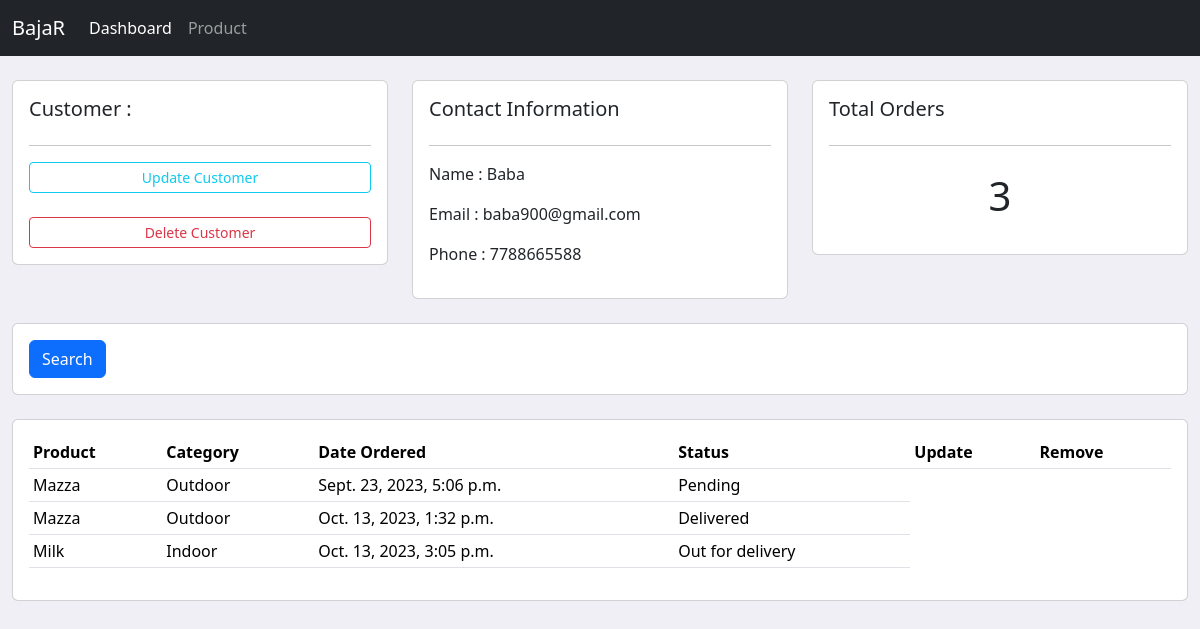
/customer/3/, run on the app's committed database.
### try_3/models.py (models this page shows, shortened)
class Customer(models.Model):
    name=models.CharField(max_length=50,null=True)
    phone=models.CharField(max_length=11,null=True)
    email=models.EmailField()
    date_created=models.DateTimeField(auto_now_add=True,null=True)

class Order(models.Model):
    STATUS=(
        ('Pending','Pending'),
        ('Out for delivery','Out for delivery'),
        ('Delivered','Delivered'),
    )
    customer=models.ForeignKey(Customer,null=True,on_delete=models.SET_NULL)
    product=models.ForeignKey(Product,null=True,on_delete=models.SET_NULL)
    date_created=models.DateTimeField(auto_now_add=True,null=True)
    status=models.CharField(max_length=50,null=True,choices=STATUS)

class Product(models.Model):
    CATEGORY=(
        ('Indoor','Indoor'),
        ('Out Door','Out Door'),
    )
    name=models.CharField(max_length=50,null=True)
    price=models.FloatField()
    category=models.CharField(max_length=50,null=True,blank=CATEGORY)
    description=models.CharField(max_length=200,null=True,blank=True)
    date_created=models.DateTimeField(auto_now_add=True,null=True)
    tags=models.ManyToManyField(Tags)
    def __str__(self):
        return self.name

### try_3/views.py (the view)
# urls.py: path('customer/<str:pk_test>/',views.customer,name='customer'),
def customer(request,pk_test):
    customer=Customer.objects.get(id=pk_test)
    order=customer.order_set.all()
    order_count=order.count()
    context={
        'pk_test':pk_test,'customer':customer,'order':order,'order_count':order_count
    }
    return render(request,'customer.html',context)

### templates/customer.html (shortened to what this page needs)
{% extends 'base.html' %}
{% block content %}
<br>
<div class="row">
    <div class="col-md">
        <div class="card card-body">
            <h5>Customer : </h5>
            <hr>
            <a class="btn btn-outline-info btn-sm btn-block" href="">Update Customer</a>
            <br>
            <a class="btn btn-outline-danger btn-sm btn-block" href="">Delete Customer</a>
        </div>
    </div>
    <div class="col-md">
        <div class="card card-body">
            <h5>Contact Information</h5>
            <hr>
            <p>Name : {{customer.name}}</p>
            <p>Email : {{customer.email}}</p>
            <p>Phone : {{customer.phone}}</P>
        </div>
    </div>
    <div class="col-md">
        <div class="card card-body">
            <h5>Total Orders</h5>
            <hr>
            <h1 style="text-align: center;padding: 10px">{{order_count}}</h1>
        </div>
    </div>
</div>
<br>
<div class="row">
    <div class="col">
        <div class="card card-body">
            <from method="get">
              <button class="btn btn-primary" type="submit">Search</button>
        </div>
    </div>
</div>
<br>
<div class="row">
    <div class="col-md">
        <div class="card card-body">
            <table class="table table-sm">
                <tr>
                    <th>Product</th>
                    <th>Category</th>
                    <th>Date Ordered</th>
                    <th>Status</th>
                    <th>Update</th>
                    <th>Remove</th>
                </tr>
                {% for order in order %}
                <tr>
                    <td>{{order.product}}</td>
                    <td>{{order.product.category}}</td>
                    <td>{{order.date_created}}</td>
                    <td>{{order.status}}</td>
                </tr>
                {% endfor %}
            </table>
        </div>
    </div>
</div>
{% endblock %}

### static/css/main.css (style rules this page uses)
body { background-color: #efeff5; }

### data on the page
Customer: name "Baba", email "baba900@gmail.com", phone "7788665588"
Order: product "Mazza", product.category "Outdoor", date_created "Sept. 23, 2023, 5:06 p.m.", status "Pending"
Order: product "Mazza", product.category "Outdoor", date_created "Oct. 13, 2023, 1:32 p.m.", status "Delivered"
Order: product "Milk", product.category "Indoor", date_created "Oct. 13, 2023, 3:05 p.m.", status "Out for delivery"

### other printed values
{{ order_count }} "3"
